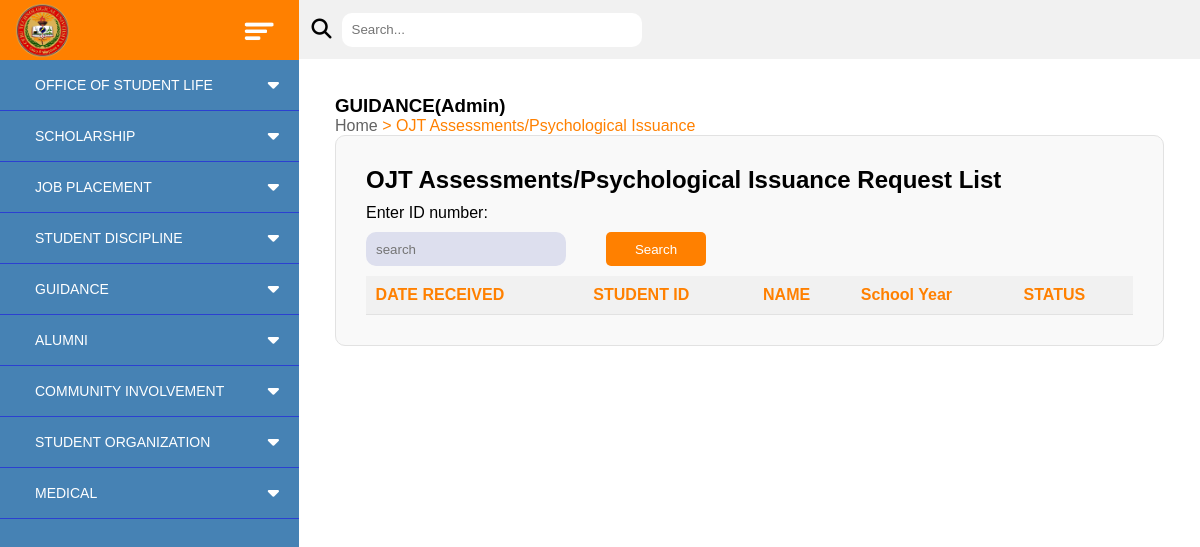
The app's page /ojt_assessment/admin/, older data.
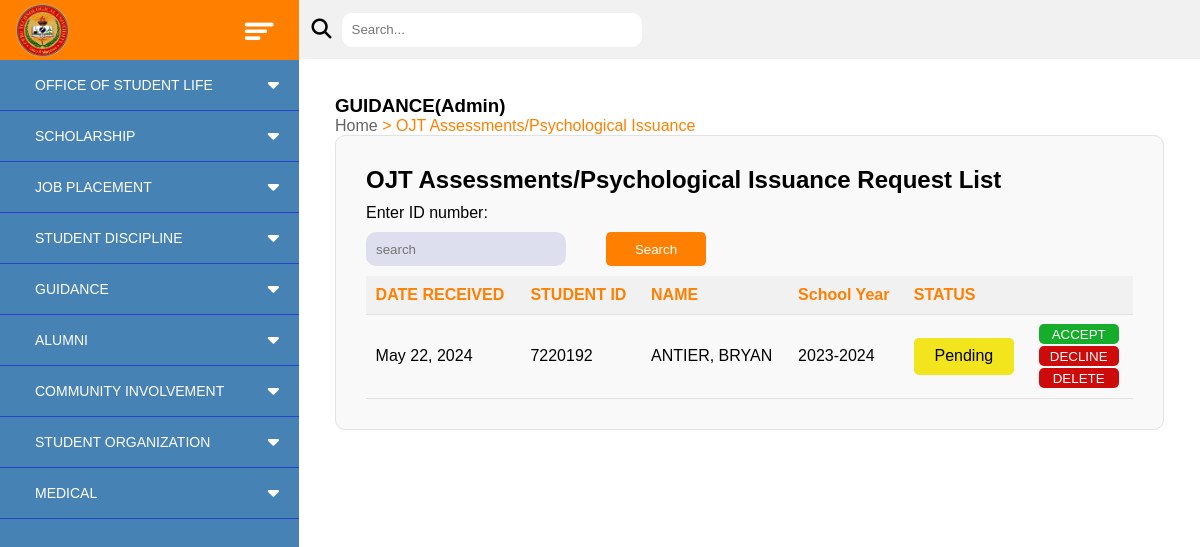
The same page, newer data.
### SAO_WebApp/models.py (models this page shows)
class OjtAssessment(models.Model):
    OjtRequestID = models.AutoField(primary_key=True)
    studentID = models.ForeignKey(studentInfo, on_delete=models.CASCADE)
    dateRecieved = models.DateField()
    schoolYearChoices = [
        ('2020-2021','2020-2021'),
        ('2021-2022','2021-2022'),
        ('2022-2023','2022-2023'),
        ('2023-2024','2023-2024'),
        ('2024-2025','2024-2025'),
        ('2025-2026','2025-2026'),
        ('2026-2027','2026-2027'),
        ('2027-2028','2027-2028'),
        ('2028-2029','2028-2029'),
        ('2029-2030','2029-2030'),
        ('2030-2031','2030-2031'),
        ('2031-2032','2031-2032'),
        ('2032-2033','2032-2033'),
        ('2033-2034','2033-2034'),
        ('2034-2035','2034-2035'),
        ('2035-2036','2035-2036'),
        ('2036-2037','2036-2037'),
        ('2037-2038','2037-2038'),
        ('2038-2039','2038-2039'),
        ('2039-2040','2039-2040'),
        ('2040-2041','2040-2041'),
    ]
    schoolYear = models.CharField(max_length=10, choices=schoolYearChoices)
    approval_status = [
        ('Accepted' , 'Accepted'),
        ('Declined' , 'Declined'),
        ('Pending' , 'Pending'),
        ('Expired' , 'Expired')
    ]
    status = models.CharField(max_length=10, choices=approval_status, default='Pending')

class studentInfo(models.Model):
    studID = models.IntegerField(primary_key=True)
    lrn = models.CharField(max_length=12)
    lastname = models.CharField(max_length=100)
    firstname = models.CharField(max_length=100)
    middlename = models.CharField(max_length=50)
    degree = models.CharField(max_length=150)
    yearlvl = models.CharField(max_length=10)
    sex=models.CharField(max_length=10)
    emailadd= models.EmailField()
    contact= models.CharField(max_length=11)

### SAO_WebApp/views.py (the view)
# urls.py: path('ojt_assessment/admin/',ojt_assessment_admin_view,name="OJT Assessment Admin View"),
def ojt_assessment_admin_view(request):
    ojt_assessment_request = OjtAssessment.objects.select_related('studentID').order_by('-dateRecieved')
    context = {'ojt_assessment_request': ojt_assessment_request,}
    return render(request, 'ojt_assessment_admin.html', context)

### templates/ojt_assessment_admin.html (shortened to what this page needs)
{% extends "main.html" %}
{% load static %}
{% block headcontent %}
<link rel="stylesheet" type="text/css" href="{% static 'stylesheet/counseling_app_admin.css'%}">
{% endblock %}
{% block bodycontent %}
    <div class="container">
        <h3>GUIDANCE(Admin)</h3>
        <span><label id="dir-gray">Home</label><label id="dir-orange"> > OJT Assessments/Psychological Issuance</label></span>
        <div class="form-container">
            <h2>OJT Assessments/Psychological Issuance Request List</h2>
            <label>Enter ID number:</label>
            <span id="search_id">
                <input type="text" name="studentID" placeholder="search" required="" id="studentIDBox">
                <button class="OrangeButton" id="searchButton">Search</button>
            </span>
            <table id="info_table">
                <tr id="info_table_head">
                    <th>DATE RECEIVED</th>
                    <th>STUDENT ID</th>
                    <th>NAME</th>
                    <th>School Year</th>
                    <th colspan="2">STATUS</th>
                </tr>
                {% for ojt_request in ojt_assessment_request %}
                    <tr>
                        <td>{{ ojt_request.dateRecieved }}</td>
                        <td>{{ ojt_request.studentID.studID }}</td>
                        <td>{{ ojt_request.studentID.lastname }}, {{ ojt_request.studentID.firstname }}</td>
                        <td>{{ ojt_request.schoolYear }}</td>
                        <td>
                            {% if ojt_request.status == 'Accepted' %}
                                <span class="accepted">{{ ojt_request.status }}</span>
                            {% elif ojt_request.status == 'Declined' %}
                                <span class="declined">{{ ojt_request.status }}</span>
                            {% elif ojt_request.status == 'Pending' %}
                                <span class="pending">{{ ojt_request.status }}</span>
                            {% elif ojt_request.status == 'Expired' %}
                                <span class="expired">{{ ojt_request.status }}</span>
                            {% else %}
                                {{ ojt_request.status }}
                            {% endif %}
                        </td>
                        <td>
                            <div class="horizontal">
                                {% if ojt_request.status != 'Expired' and ojt_request.status != 'Accepted' and ojt_request.status != 'Declined' %}
                                    <button class="accept" id="acceptButton">ACCEPT</button>
                                    <button class="decline" id="declineButton">DECLINE</button>
                                {% endif %}
                                <button class="delete" id="delete">DELETE</button>
                            </div>
                        </td>
                    </tr>
                {% endfor %}
            </table>
        </div>
    </div>
{% endblock %}

Row changes from the older to the newer data that the page shows:
added OjtAssessment: dateRecieved "May 22, 2024", studentID.studID "7220192", studentID.lastname "ANTIER", studentID.firstname "BRYAN", schoolYear "2023-2024", status "Pending", shows "ACCEPT"
